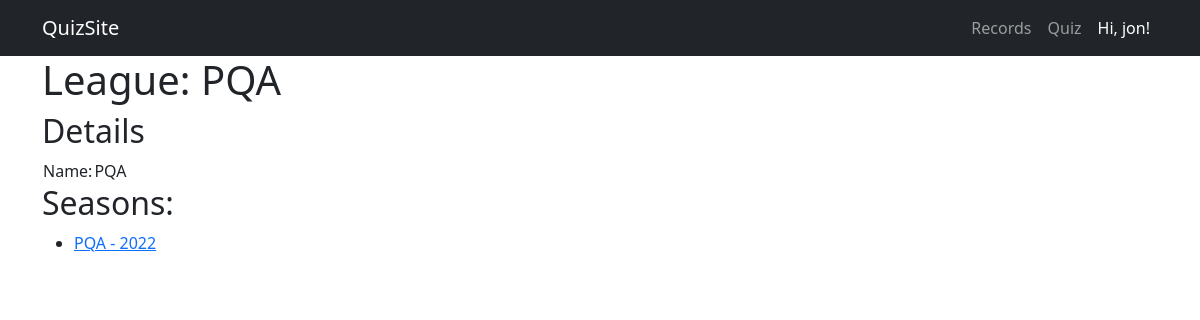
Before: /records/1/ (signed in) with the older database file.
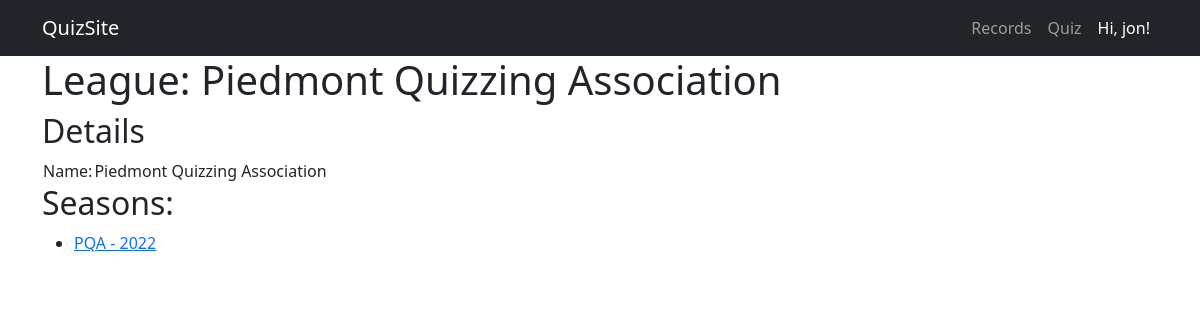
After: the same page with the newer database file.
### Records/models.py (models this page shows)
class League(models.Model):
    name = models.CharField(max_length=100)
    def __str__(self):
        return self.name

### Records/views.py (the view)
# urls.py: path('<int:league_id>/', views.league, name='league'),
@login_required
def league (request, league_id):
    return render(request, "Records/league.html", make_context(league_id))

### Records/models.py (called while the page is built)
    def __str__(self):
        return f"{self.name} - {self.year.year}"

### Records/templates/Records/league.html (shortened to what this page needs)
{% extends "base.html" %}
{% block content %}
    <h1>League: {{ league }}</h1>
    <h2>Details</h2>
    <table>
        <tr>
            <td>Name:</td>
            <td>{{ league.name }}</td>
        </tr>
    </table>
    <h2>Seasons:</h2>
    {% if list %}
        <ul>
            {% for l in list %}
                <li>
                    <a href=" {% url 'records:season' league.id l.id %} ">{{ l }}</a>
                </li>
            {% endfor %}
        </ul>
    {% else %}
        <p>No seasons are available.</p>
    {% endif %}
{% endblock content %}

Changed rows visible on the page:
changed League: name "PQA" → "Piedmont Quizzing Association"
